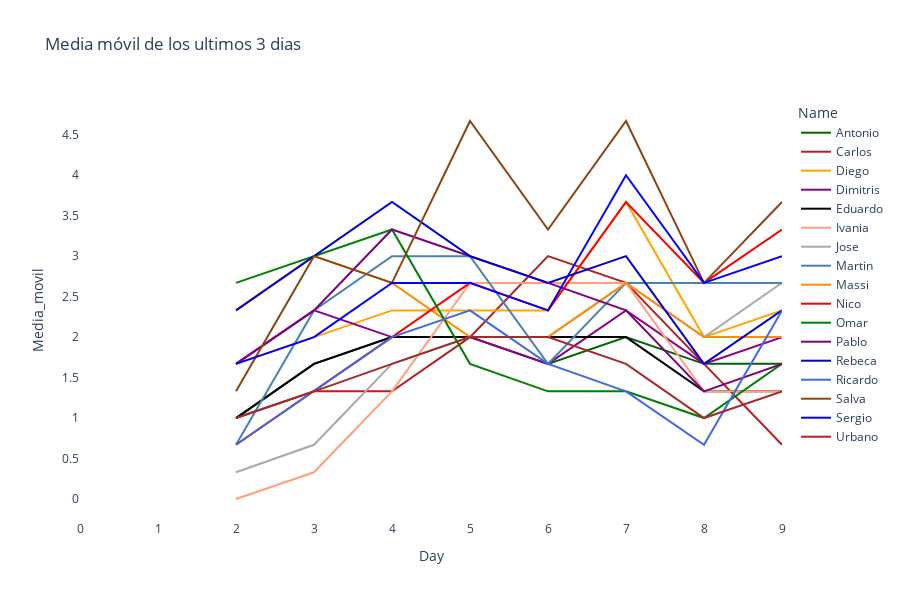

Notebook source saved alongside this figure:
### Code cell
fig = px.line(df_ec, x="Day", y="Media_movil", color='Name', 
              hover_data=['Name', 'Puntos', 'Media_movil'], 
              color_discrete_sequence = list(color_dict.values()),
              title= "Media móvil de los ultimos 3 dias",
              height=600, width = 900)
#fig = px.scatter(df_ec, x="Day", y="Puntos", color='Name', height=800, width = 1000)

fig.update_layout(
#     showlegend=False,
    plot_bgcolor="white",
#    margin=dict(t=10,l=10,b=10,r=10)
)

fig.update_yaxes(tickvals=np.arange(0,6,0.5))

fig.show()


plot(fig, filename='figuras/ajepi_mundial_2022_media.html')

### Figure 1 — Plotly figure (JSON) as saved in the notebook; plotly's stock layout.template omitted (floating-point values rounded to 4 significant figures)
{"data": [{"customdata": [["Antonio", 0], ["Antonio", 1], ["Antonio", 3], ["Antonio", 5], ["Antonio", 7], ["Antonio", 9], ["Antonio", 10], ["Antonio", 13], ["Antonio", 14], ["Antonio", 15]], "hovertemplate": "Name=%{customdata[0]}<br>Day=%{x}<br>Media_movil=%{y}<br>Puntos=%{customdata[1]}<extra></extra>", "legendgroup": "Antonio", "line": {"color": "DarkGreen", "dash": "solid"}, "marker": {"symbol": "circle"}, "mode": "lines", "name": "Antonio", "orientation": "v", "showlegend": true, "type": "scatter", "x": [0, 1, 2, 3, 4, 5, 6, 7, 8, 9], "xaxis": "x", "y": [null, null, 1, 1.67, 2, 2, 1.67, 2, 1.67, 1.67], "yaxis": "y"}, {"customdata": [["Carlos", 0], ["Carlos", 1], ["Carlos", 3], ["Carlos", 4], ["Carlos", 5], ["Carlos", 9], ["Carlos", 13], ["Carlos", 13], ["Carlos", 14], ["Carlos", 15]], "hovertemplate": "Name=%{customdata[0]}<br>Day=%{x}<br>Media_movil=%{y}<br>Puntos=%{customdata[1]}<extra></extra>", "legendgroup": "Carlos", "line": {"color": "FireBrick", "dash": "solid"}, "marker": {"symbol": "circle"}, "mode": "lines", "name": "Carlos", "orientation": "v", "showlegend": true, "type": "scatter", "x": [0, 1, 2, 3, 4, 5, 6, 7, 8, 9], "xaxis": "x", "y": [null, null, 1, 1.33, 1.33, 2, 3, 2.67, 1.67, 0.67], "yaxis": "y"}, {"customdata": [["Diego", 0], ["Diego", 0], ["Diego", 5], ["Diego", 6], ["Diego", 7], ["Diego", 12], ["Diego", 13], ["Diego", 18], ["Diego", 18], ["Diego", 20]], "hovertemplate": "Name=%{customdata[0]}<br>Day=%{x}<br>Media_movil=%{y}<br>Puntos=%{customdata[1]}<extra></extra>", "legendgroup": "Diego", "line": {"color": "Orange", "dash": "solid"}, "marker": {"symbol": "circle"}, "mode": "lines", "name": "Diego", "orientation": "v", "showlegend": true, "type": "scatter", "x": [0, 1, 2, 3, 4, 5, 6, 7, 8, 9], "xaxis": "x", "y": [null, null, 1.67, 2, 2.33, 2.33, 2.33, 3.67, 2, 2.33], "yaxis": "y"}, {"customdata": [["Dimitris", 0], ["Dimitris", 3], ["Dimitris", 5], ["Dimitris", 7], ["Dimitris", 9], ["Dimitris", 11], ["Dimitris", 12], ["Dimitris", 16], ["Dimitris", 16], ["Dimitris", 18]], "hovertemplate": "Name=%{customdata[0]}<br>Day=%{x}<br>Media_movil=%{y}<br>Puntos=%{customdata[1]}<extra></extra>", "legendgroup": "Dimitris", "line": {"color": "DarkMagenta", "dash": "solid"}, "marker": {"symbol": "circle"}, "mode": "lines", "name": "Dimitris", "orientation": "v", "showlegend": true, "type": "scatter", "x": [0, 1, 2, 3, 4, 5, 6, 7, 8, 9], "xaxis": "x", "y": [null, null, 1.67, 2.33, 2, 2, 1.67, 2.33, 1.67, 2], "yaxis": "y"}, {"customdata": [["Eduardo", 0], ["Eduardo", 1], ["Eduardo", 3], ["Eduardo", 5], ["Eduardo", 7], ["Eduardo", 9], ["Eduardo", 11], ["Eduardo", 13], ["Eduardo", 13], ["Eduardo", 15]], "hovertemplate": "Name=%{customdata[0]}<br>Day=%{x}<br>Media_movil=%{y}<br>Puntos=%{customdata[1]}<extra></extra>", "legendgroup": "Eduardo", "line": {"color": "Black", "dash": "solid"}, "marker": {"symbol": "circle"}, "mode": "lines", "name": "Eduardo", "orientation": "v", "showlegend": true, "type": "scatter", "x": [0, 1, 2, 3, 4, 5, 6, 7, 8, 9], "xaxis": "x", "y": [null, null, 1, 1.67, 2, 2, 2, 2, 1.33, 1.33], "yaxis": "y"}, {"customdata": [["Ivania", 0], ["Ivania", 0], ["Ivania", 0], ["Ivania", 1], ["Ivania", 4], ["Ivania", 8], ["Ivania", 9], ["Ivania", 12], ["Ivania", 12], ["Ivania", 13]], "hovertemplate": "Name=%{customdata[0]}<br>Day=%{x}<br>Media_movil=%{y}<br>Puntos=%{customdata[1]}<extra></extra>", "legendgroup": "Ivania", "line": {"color": "LightSalmon", "dash": "solid"}, "marker": {"symbol": "circle"}, "mode": "lines", "name": "Ivania", "orientation": "v", "showlegend": true, "type": "scatter", "x": [0, 1, 2, 3, 4, 5, 6, 7, 8, 9], "xaxis": "x", "y": [null, null, 0, 0.33, 1.33, 2.67, 2.67, 2.67, 1.33, 1.33], "yaxis": "y"}, {"customdata": [["Jose", 0], ["Jose", 0], ["Jose", 1], ["Jose", 2], ["Jose", 5], ["Jose", 7], ["Jose", 8], ["Jose", 13], ["Jose", 13], ["Jose", 16]], "hovertemplate": "Name=%{customdata[0]}<br>Day=%{x}<br>Media_movil=%{y}<br>Puntos=%{customdata[1]}<extra></extra>", "legendgroup": "Jose", "line": {"color": "DarkGray", "dash": "solid"}, "marker": {"symbol": "circle"}, "mode": "lines", "name": "Jose", "orientation": "v", "showlegend": true, "type": "scatter", "x": [0, 1, 2, 3, 4, 5, 6, 7, 8, 9], "xaxis": "x", "y": [null, null, 0.33, 0.67, 1.67, 2, 2, 2.67, 2, 2.67], "yaxis": "y"}, {"customdata": [["Martin", 0], ["Martin", 1], ["Martin", 2], ["Martin", 7], ["Martin", 10], ["Martin", 11], ["Martin", 12], ["Martin", 18], ["Martin", 19], ["Martin", 20]], "hovertemplate": "Name=%{customdata[0]}<br>Day=%{x}<br>Media_movil=%{y}<br>Puntos=%{customdata[1]}<extra></extra>", "legendgroup": "Martin", "line": {"color": "SteelBlue", "dash": "solid"}, "marker": {"symbol": "circle"}, "mode": "lines", "name": "Martin", "orientation": "v", "showlegend": true, "type": "scatter", "x": [0, 1, 2, 3, 4, 5, 6, 7, 8, 9], "xaxis": "x", "y": [null, null, 0.67, 2.33, 3, 3, 1.67, 2.67, 2.67, 2.67], "yaxis": "y"}, {"customdata": [["Massi", 0], ["Massi", 3], ["Massi", 7], ["Massi", 9], ["Massi", 11], ["Massi", 13], ["Massi", 15], ["Massi", 19], ["Massi", 19], ["Massi", 21]], "hovertemplate": "Name=%{customdata[0]}<br>Day=%{x}<br>Media_movil=%{y}<br>Puntos=%{customdata[1]}<extra></extra>", "legendgroup": "Massi", "line": {"color": "DarkOrange", "dash": "solid"}, "marker": {"symbol": "circle"}, "mode": "lines", "name": "Massi", "orientation": "v", "showlegend": true, "type": "scatter", "x": [0, 1, 2, 3, 4, 5, 6, 7, 8, 9], "xaxis": "x", "y": [null, null, 2.33, 3, 2.67, 2, 2, 2.67, 2, 2], "yaxis": "y"}, {"customdata": [["Nico", 0], ["Nico", 0], ["Nico", 2], ["Nico", 4], ["Nico", 6], ["Nico", 10], ["Nico", 11], ["Nico", 17], ["Nico", 18], ["Nico", 21]], "hovertemplate": "Name=%{customdata[0]}<br>Day=%{x}<br>Media_movil=%{y}<br>Puntos=%{customdata[1]}<extra></extra>", "legendgroup": "Nico", "line": {"color": "Red", "dash": "solid"}, "marker": {"symbol": "circle"}, "mode": "lines", "name": "Nico", "orientation": "v", "showlegend": true, "type": "scatter", "x": [0, 1, 2, 3, 4, 5, 6, 7, 8, 9], "xaxis": "x", "y": [null, null, 0.67, 1.33, 2, 2.67, 2.33, 3.67, 2.67, 3.33], "yaxis": "y"}, {"customdata": [["Omar", 0], ["Omar", 1], ["Omar", 8], ["Omar", 9], ["Omar", 11], ["Omar", 13], ["Omar", 13], ["Omar", 15], ["Omar", 16], ["Omar", 18]], "hovertemplate": "Name=%{customdata[0]}<br>Day=%{x}<br>Media_movil=%{y}<br>Puntos=%{customdata[1]}<extra></extra>", "legendgroup": "Omar", "line": {"color": "Green", "dash": "solid"}, "marker": {"symbol": "circle"}, "mode": "lines", "name": "Omar", "orientation": "v", "showlegend": true, "type": "scatter", "x": [0, 1, 2, 3, 4, 5, 6, 7, 8, 9], "xaxis": "x", "y": [null, null, 2.67, 3, 3.33, 1.67, 1.33, 1.33, 1, 1.67], "yaxis": "y"}, {"customdata": [["Pablo", 0], ["Pablo", 1], ["Pablo", 5], ["Pablo", 7], ["Pablo", 11], ["Pablo", 14], ["Pablo", 15], ["Pablo", 18], ["Pablo", 18], ["Pablo", 20]], "hovertemplate": "Name=%{customdata[0]}<br>Day=%{x}<br>Media_movil=%{y}<br>Puntos=%{customdata[1]}<extra></extra>", "legendgroup": "Pablo", "line": {"color": "Purple", "dash": "solid"}, "marker": {"symbol": "circle"}, "mode": "lines", "name": "Pablo", "orientation": "v", "showlegend": true, "type": "scatter", "x": [0, 1, 2, 3, 4, 5, 6, 7, 8, 9], "xaxis": "x", "y": [null, null, 1.67, 2.33, 3.33, 3, 2.67, 2.33, 1.33, 1.67], "yaxis": "y"}, {"customdata": [["Rebeca", 0], ["Rebeca", 0], ["Rebeca", 7], ["Rebeca", 9], ["Rebeca", 11], ["Rebeca", 16], ["Rebeca", 17], ["Rebeca", 20], ["Rebeca", 21], ["Rebeca", 24]], "hovertemplate": "Name=%{customdata[0]}<br>Day=%{x}<br>Media_movil=%{y}<br>Puntos=%{customdata[1]}<extra></extra>", "legendgroup": "Rebeca", "line": {"color": "MediumBlue", "dash": "solid"}, "marker": {"symbol": "circle"}, "mode": "lines", "name": "Rebeca", "orientation": "v", "showlegend": true, "type": "scatter", "x": [0, 1, 2, 3, 4, 5, 6, 7, 8, 9], "xaxis": "x", "y": [null, null, 2.33, 3, 3.67, 3, 2.67, 3, 1.67, 2.33], "yaxis": "y"}, {"customdata": [["Ricardo", 0], ["Ricardo", 0], ["Ricardo", 2], ["Ricardo", 4], ["Ricardo", 6], ["Ricardo", 9], ["Ricardo", 9], ["Ricardo", 10], ["Ricardo", 11], ["Ricardo", 16]], "hovertemplate": "Name=%{customdata[0]}<br>Day=%{x}<br>Media_movil=%{y}<br>Puntos=%{customdata[1]}<extra></extra>", "legendgroup": "Ricardo", "line": {"color": "RoyalBlue", "dash": "solid"}, "marker": {"symbol": "circle"}, "mode": "lines", "name": "Ricardo", "orientation": "v", "showlegend": true, "type": "scatter", "x": [0, 1, 2, 3, 4, 5, 6, 7, 8, 9], "xaxis": "x", "y": [null, null, 0.67, 1.33, 2, 2.33, 1.67, 1.33, 0.67, 2.33], "yaxis": "y"}, {"customdata": [["Salva", 0], ["Salva", 3], ["Salva", 4], ["Salva", 9], ["Salva", 11], ["Salva", 18], ["Salva", 19], ["Salva", 25], ["Salva", 26], ["Salva", 30]], "hovertemplate": "Name=%{customdata[0]}<br>Day=%{x}<br>Media_movil=%{y}<br>Puntos=%{customdata[1]}<extra></extra>", "legendgroup": "Salva", "line": {"color": "SaddleBrown", "dash": "solid"}, "marker": {"symbol": "circle"}, "mode": "lines", "name": "Salva", "orientation": "v", "showlegend": true, "type": "scatter", "x": [0, 1, 2, 3, 4, 5, 6, 7, 8, 9], "xaxis": "x", "y": [null, null, 1.33, 3, 2.67, 4.67, 3.33, 4.67, 2.67, 3.67], "yaxis": "y"}, {"customdata": [["Sergio", 0], ["Sergio", 0], ["Sergio", 5], ["Sergio", 6], ["Sergio", 8], ["Sergio", 13], ["Sergio", 13], ["Sergio", 20], ["Sergio", 21], ["Sergio", 22]], "hovertemplate": "Name=%{customdata[0]}<br>Day=%{x}<br>Media_movil=%{y}<br>Puntos=%{customdata[1]}<extra></extra>", "legendgroup": "Sergio", "line": {"color": "Blue", "dash": "solid"}, "marker": {"symbol": "circle"}, "mode": "lines", "name": "Sergio", "orientation": "v", "showlegend": true, "type": "scatter", "x": [0, 1, 2, 3, 4, 5, 6, 7, 8, 9], "xaxis": "x", "y": [null, null, 1.67, 2, 2.67, 2.67, 2.33, 4, 2.67, 3], "yaxis": "y"}, {"customdata": [["Urbano", 0], ["Urbano", 1], ["Urbano", 3], ["Urbano", 4], ["Urbano", 6], ["Urbano", 9], ["Urbano", 10], ["Urbano", 11], ["Urbano", 12], ["Urbano", 14]], "hovertemplate": "Name=%{customdata[0]}<br>Day=%{x}<br>Media_movil=%{y}<br>Puntos=%{customdata[1]}<extra></extra>", "legendgroup": "Urbano", "line": {"color": "Brown", "dash": "solid"}, "marker": {"symbol": "circle"}, "mode": "lines", "name": "Urbano", "orientation": "v", "showlegend": true, "type": "scatter", "x": [0, 1, 2, 3, 4, 5, 6, 7, 8, 9], "xaxis": "x", "y": [null, null, 1, 1.33, 1.67, 2, 2, 1.67, 1, 1.33], "yaxis": "y"}], "layout": {"height": 600, "legend": {"title": {"text": "Name"}, "tracegroupgap": 0}, "plot_bgcolor": "white", "title": {"text": "Media móvil de los ultimos 3 dias"}, "width": 900, "xaxis": {"anchor": "y", "domain": [0, 1], "title": {"text": "Day"}}, "yaxis": {"anchor": "x", "domain": [0, 1], "tickvals": [0, 0.5, 1, 1.5, 2, 2.5, 3, 3.5, 4, 4.5, 5, 5.5], "title": {"text": "Media_movil"}}}}
